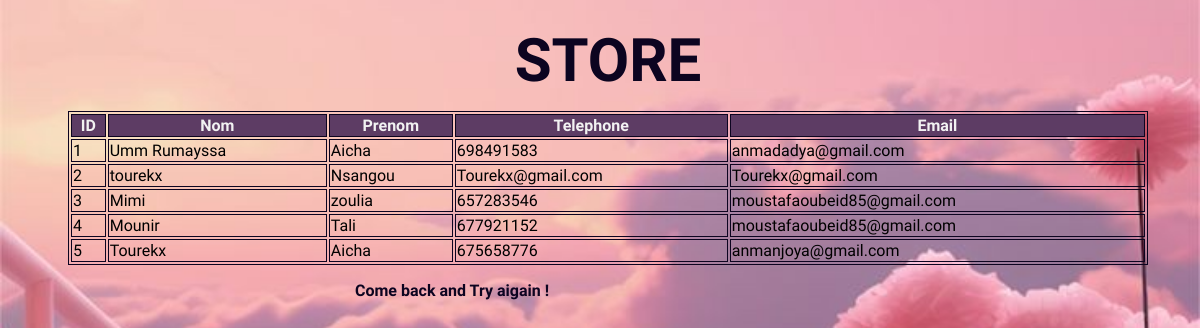
The app's page /store with its own data.
### contact/models.py (models this page shows, shortened)
class Contact(models.Model):
    name = models.CharField(max_length=50)
    prenom = models.CharField(max_length=50)
    telephone = models.CharField(max_length=50)
    email = models.EmailField(max_length=254)

### contact/views.py (the view)
# urls.py: path('store', views.store, name = 'store')
def store(request):
    contacts = Contact.objects.all()
    context = {'contacts':contacts}
    return render(request, 'contact/store.html',context)

### contact/templates/contact/store.html (shortened to what this page needs)
{% load static %}
<!DOCTYPE html>
<html lang="en">
<head>
    <link rel="stylesheet" href="{% static 'styles/style.css' %}">
</head>
<body>
    <h1> STORE </h1>
    <table>
     <thead>
        <tr>
            <th>ID</th>
            <th> Nom </th>
            <th>Prenom</th>
            <th>Telephone</th>
            <th>Email</th>
        </tr>
     </thead>
     <tbody>
        {% for contact  in contacts %}
        <tr>
            <td>{{contact.id}}</td>
            <td>{{contact.name}}</td>
            <td>{{contact.prenom}}</td>
            <td>{{contact.telephone}}</td>
            <td>{{contact.email}}</td>
        </tr>
        {% endfor %}
     </tbody>
    </table>
    <a href="{% url 'home' %}"> Come back and Try aigain !</a>
</body>
</html>

### static/styles/style.css (style rules this page uses)
body { background-image: url('../images/background.jpg'); height: 100%; width: 100%; background-position: center; background-repeat: no-repeat; background-size: cover; margin-top: 10px; font-family: 'Alice',sans-serif; }
h1 { color: #0C0420; margin: auto; font-size: 60px; text-align: center; padding: 15px; }
button,a { width: 288px; height: 44px; margin: auto; border: none; border-radius: 8px; position: relative; left: 25%; text-align: center; font-weight: bolder; display: inline-block; text-decoration: none; color: #0C0420; }
table { width: 90%; margin: auto; border-collapse: separate; }
table,th,td { border: 1px solid #0C0420; }
th { background-color: #5d3c64; color: #f2f2f2; }

### records on screen
Contact: id "1", name "Umm Rumayssa", prenom "Aicha", telephone "698491583", email "anmadadya@gmail.com"
Contact: id "2", name "tourekx", prenom "Nsangou", telephone "Tourekx@gmail.com", email "Tourekx@gmail.com"
Contact: id "3", name "Mimi", prenom "zoulia", telephone "657283546", email "moustafaoubeid85@gmail.com"
Contact: id "4", name "Mounir", prenom "Tali", telephone "677921152", email "moustafaoubeid85@gmail.com"
Contact: id "5", name "Tourekx", prenom "Aicha", telephone "675658776", email "anmanjoya@gmail.com"
